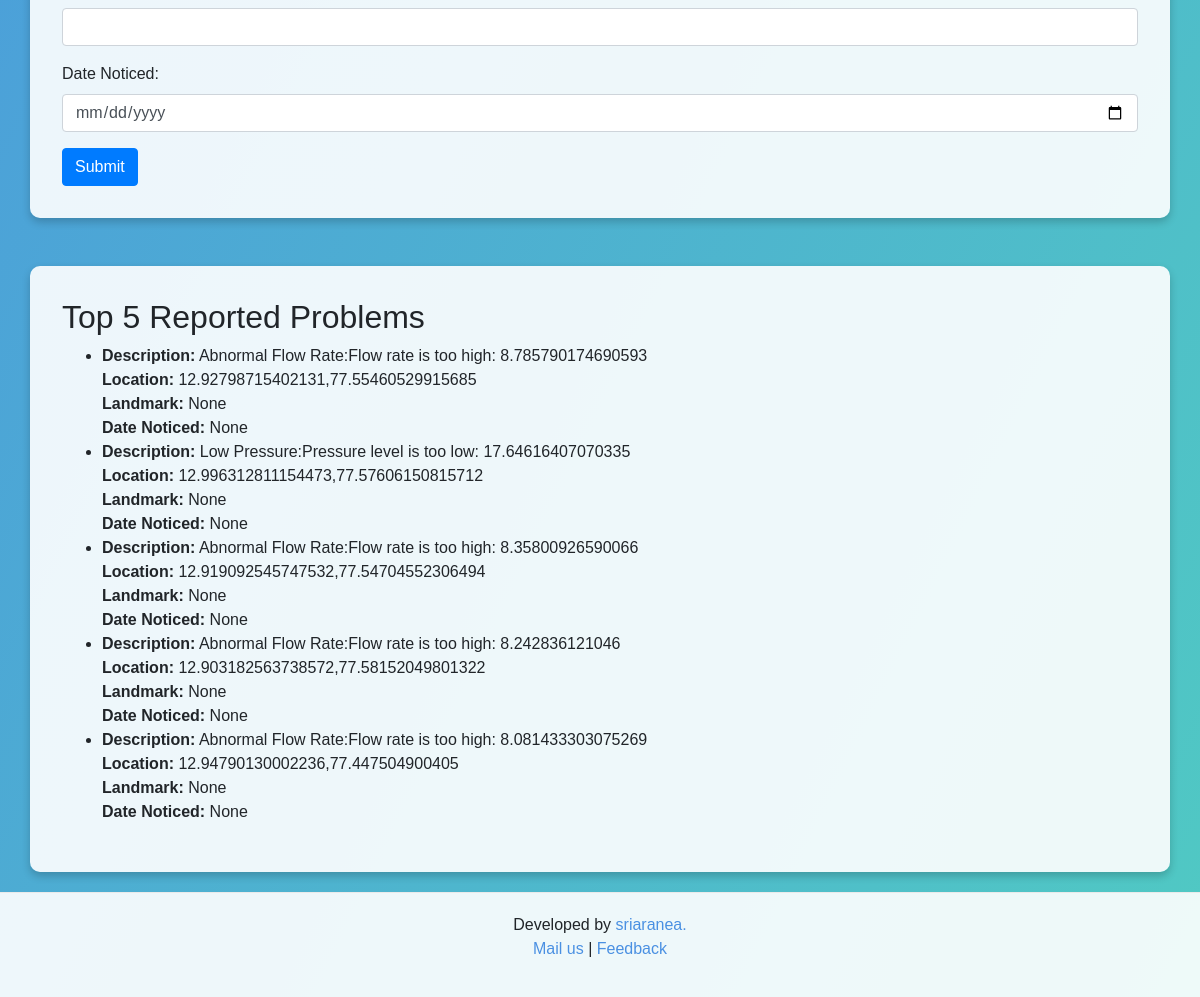
Before: / (lower part) with the older database file.
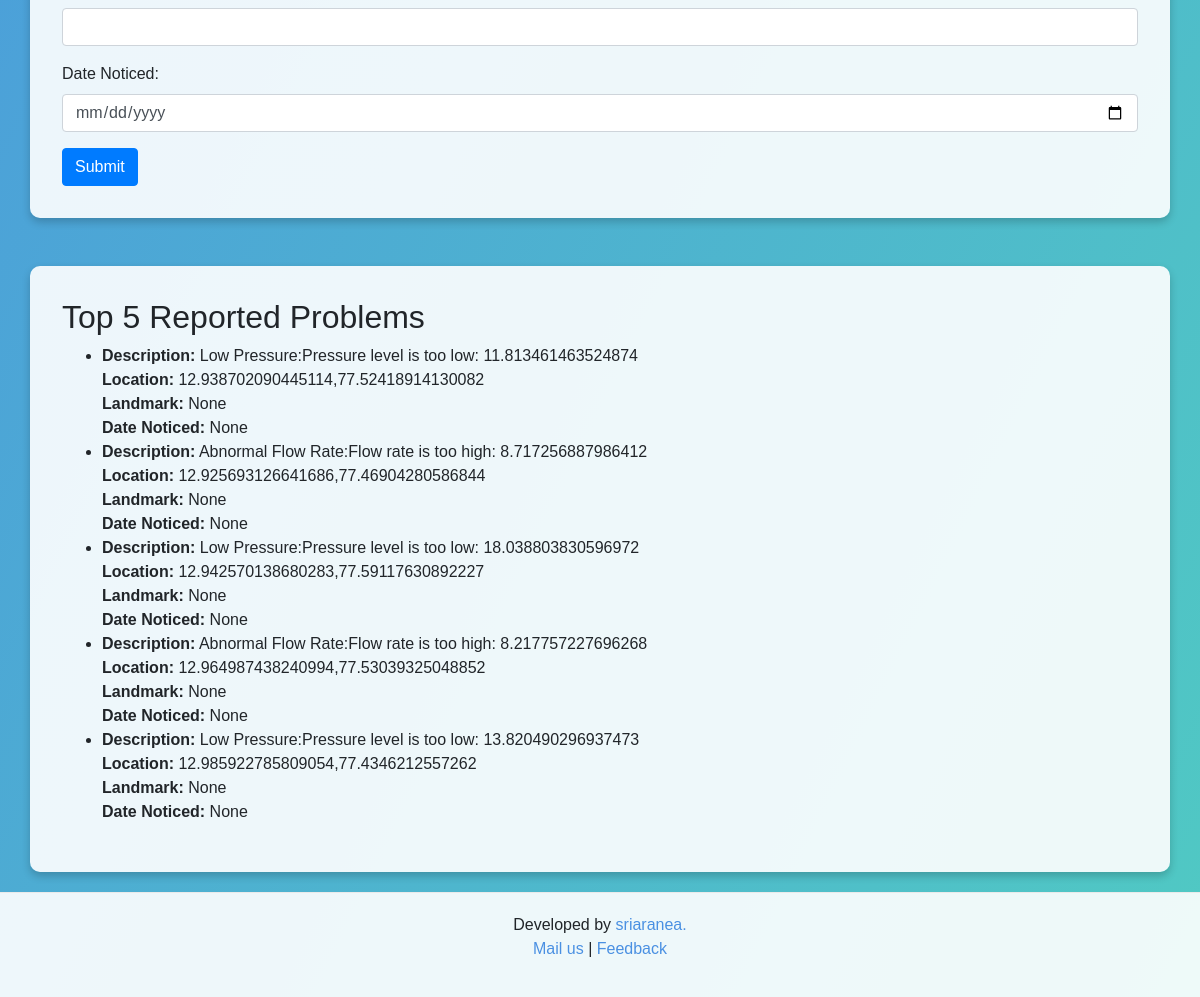
After: the same page with the newer database file.
### tables this page shows
CREATE TABLE reported_problems 
                 (id INTEGER PRIMARY KEY AUTOINCREMENT, location TEXT, landmark TEXT, 
                 location_description TEXT, issue_image TEXT, issue_description TEXT, 
                 email TEXT, date TEXT, lat REAL, lng REAL, assigned_to TEXT, status TEXT);

### app.py (the view)
@app.route('/')
def index():
    conn = sqlite3.connect('waruna.db')
    c = conn.cursor()
    c.execute("SELECT * FROM reported_problems ORDER BY id DESC LIMIT 5")
    top_problems = c.fetchall()
    conn.close()
    return render_template('index.html', top_problems=top_problems)

### templates/index.html (shortened to what this page needs)
<!DOCTYPE html>
<html lang="en">
<head>
    <link rel="stylesheet" href="https://stackpath.bootstrapcdn.com/bootstrap/4.3.1/css/bootstrap.min.css">
    <link rel="stylesheet" href="https://unpkg.com/leaflet@1.7.1/dist/leaflet.css" />
</head>
<body>
    <div class="container">
        <form action="/submit_issue" method="POST" enctype="multipart/form-data">
            <div class="form-group">
                <input type="email" class="form-control" id="email" name="email" required>
            </div>
            <div class="form-group">
                <label for="date">Date Noticed:</label>
                <input type="date" class="form-control" id="date" name="date" required>
            </div>
            <button type="submit" class="btn btn-primary">Submit</button>
        </form>
    </div>
    <div class="container mt-5">
        <h2>Top 5 Reported Problems</h2>
        <ul>
            {% for problem in top_problems %}
            <li>
                <strong>Description:</strong> {{ problem[5] }}<br>
                <strong>Location:</strong> {{ problem[1] }}<br>
                <strong>Landmark:</strong> {{ problem[2] }}<br>
                <strong>Date Noticed:</strong> {{ problem[7] }}
            </li>
            {% endfor %}
        </ul>
    </div>
    <footer>
        <p>Developed by <a href="https://sriaranea.com/sriaranea/">sriaranea. <br></a> <a href="mailto:sriaranea@gmail.com">Mail us</a> | <a
                href="mailto:sriaranea@gmail.com">Feedback</a></p>
    </footer>
</body>
</html>

Changed rows visible on the page:
removed reported_problems: issue_description "Abnormal Flow Rate:Flow rate is too high: 8.785790174690593", location "12.92798715402131,77.55460529915685", problem "None"
removed reported_problems: issue_description "Low Pressure:Pressure level is too low: 17.64616407070335", location "12.996312811154473,77.57606150815712", problem "None"
removed reported_problems: issue_description "Abnormal Flow Rate:Flow rate is too high: 8.35800926590066", location "12.919092545747532,77.54704552306494", problem "None"
removed reported_problems: issue_description "Abnormal Flow Rate:Flow rate is too high: 8.242836121046", location "12.903182563738572,77.58152049801322", problem "None"
removed reported_problems: issue_description "Abnormal Flow Rate:Flow rate is too high: 8.081433303075269", location "12.94790130002236,77.447504900405", problem "None"
now on this page (row edited): reported_problems: issue_description "Low Pressure:Pressure level is too low: 11.813461463524874", location "12.938702090445114,77.52418914130082", problem "None"
now on this page (row edited): reported_problems: issue_description "Abnormal Flow Rate:Flow rate is too high: 8.717256887986412", location "12.925693126641686,77.46904280586844", problem "None"
now on this page (row edited): reported_problems: issue_description "Low Pressure:Pressure level is too low: 18.038803830596972", location "12.942570138680283,77.59117630892227", problem "None"
now on this page (row edited): reported_problems: issue_description "Abnormal Flow Rate:Flow rate is too high: 8.217757227696268", location "12.964987438240994,77.53039325048852", problem "None"
now on this page (row edited): reported_problems: issue_description "Low Pressure:Pressure level is too low: 13.820490296937473", location "12.985922785809054,77.4346212557262", problem "None"
